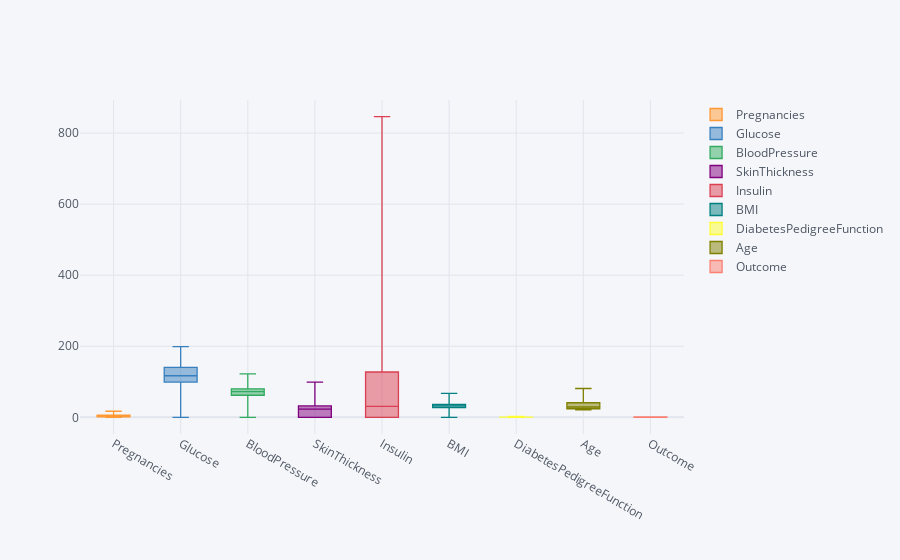

Source (notebook cell):
### Markdown cell above
বক্স এবং হুইস্কার প্লটের মাধ্যমে ডেটার বিস্তার সম্পর্কে ধারনা পাওয়া যায়। বক্সপ্লটের মাধ্যমে ডেটার skew সম্পর্কেও পরিষ্কার ধারনা পাওয়া যায়। ডেটার outlier অর্থাৎ দলছুট ভ্যালু সম্পর্কে স্পষ্ট ধারনা পাওয়া যায়। 
আমরা এখানে cufflinks এর মাধ্যমে বক্সপ্লট আঁকব।

### Code cell
import cufflinks as cf
cf.go_offline()

fig = dataset.iplot(asFigure=True, kind="box")
fig.show()

### Figure 1 — Plotly figure (JSON) as saved in the notebook; plotly's stock layout.template omitted (floating-point values rounded to 4 significant figures; data arrays with more than 128 entries replaced by an {"elided": "..."} marker saying what was removed)
{"data": [{"boxpoints": false, "line": {"width": 1.3}, "marker": {"color": "rgba(255, 153, 51, 1.0)"}, "name": "Pregnancies", "orientation": "v", "type": "box", "y": {"elided": "768 int values"}}, {"boxpoints": false, "line": {"width": 1.3}, "marker": {"color": "rgba(55, 128, 191, 1.0)"}, "name": "Glucose", "orientation": "v", "type": "box", "y": {"elided": "768 int values"}}, {"boxpoints": false, "line": {"width": 1.3}, "marker": {"color": "rgba(50, 171, 96, 1.0)"}, "name": "BloodPressure", "orientation": "v", "type": "box", "y": {"elided": "768 int values"}}, {"boxpoints": false, "line": {"width": 1.3}, "marker": {"color": "rgba(128, 0, 128, 1.0)"}, "name": "SkinThickness", "orientation": "v", "type": "box", "y": {"elided": "768 int values"}}, {"boxpoints": false, "line": {"width": 1.3}, "marker": {"color": "rgba(219, 64, 82, 1.0)"}, "name": "Insulin", "orientation": "v", "type": "box", "y": {"elided": "768 int values"}}, {"boxpoints": false, "line": {"width": 1.3}, "marker": {"color": "rgba(0, 128, 128, 1.0)"}, "name": "BMI", "orientation": "v", "type": "box", "y": {"elided": "768 float values"}}, {"boxpoints": false, "line": {"width": 1.3}, "marker": {"color": "rgba(255, 255, 51, 1.0)"}, "name": "DiabetesPedigreeFunction", "orientation": "v", "type": "box", "y": {"elided": "768 float values"}}, {"boxpoints": false, "line": {"width": 1.3}, "marker": {"color": "rgba(128, 128, 0, 1.0)"}, "name": "Age", "orientation": "v", "type": "box", "y": {"elided": "768 int values"}}, {"boxpoints": false, "line": {"width": 1.3}, "marker": {"color": "rgba(251, 128, 114, 1.0)"}, "name": "Outcome", "orientation": "v", "type": "box", "y": {"elided": "768 int values"}}], "layout": {"legend": {"bgcolor": "#F5F6F9", "font": {"color": "#4D5663"}}, "paper_bgcolor": "#F5F6F9", "plot_bgcolor": "#F5F6F9", "title": {"font": {"color": "#4D5663"}}, "xaxis": {"gridcolor": "#E1E5ED", "showgrid": true, "tickfont": {"color": "#4D5663"}, "title": {"font": {"color": "#4D5663"}, "text": ""}, "zerolinecolor": "#E1E5ED"}, "yaxis": {"gridcolor": "#E1E5ED", "showgrid": true, "tickfont": {"color": "#4D5663"}, "title": {"font": {"color": "#4D5663"}, "text": ""}, "zerolinecolor": "#E1E5ED"}}}
